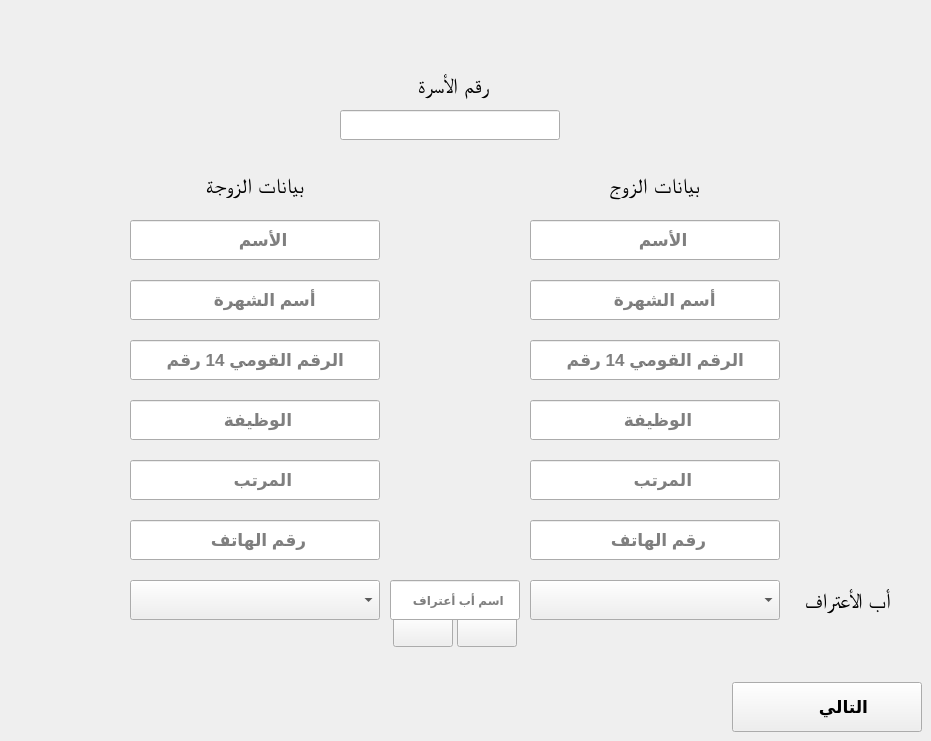
      <widget class="QWidget" name="tab_4">
       <attribute name="title">
        <string>add client</string>
       </attribute>
       <widget class="QLabel" name="label_2">
        <property name="geometry">
         <rect>
          <x>530</x>
          <y>170</y>
          <width>250</width>
          <height>30</height>
         </rect>
        </property>
        <property name="font">
         <font>
          <family>Arial Unicode MS</family>
          <pointsize>16</pointsize>
          <weight>9</weight>
          <italic>false</italic>
          <bold>false</bold>
         </font>
        </property>
        <property name="styleSheet">
         <string notr="true">font: 75 16pt &quot;Arial Unicode MS&quot;;</string>
        </property>
        <property name="text">
         <string>بيانات الزوج</string>
        </property>
        <property name="alignment">
         <set>Qt::AlignCenter</set>
        </property>
       </widget>
       <widget class="QLineEdit" name="lineEdit_4">
        <property name="geometry">
         <rect>
          <x>530</x>
          <y>340</y>
          <width>250</width>
          <height>40</height>
         </rect>
        </property>
        <property name="font">
         <font>
          <pointsize>13</pointsize>
          <weight>75</weight>
          <bold>true</bold>
         </font>
        </property>
        <property name="placeholderText">
         <string>       الرقم القومي 14 رقم</string>
        </property>
       </widget>
       <widget class="QLineEdit" name="lineEdit_15">
        <property name="geometry">
         <rect>
          <x>130</x>
          <y>460</y>
          <width>250</width>
          <height>40</height>
         </rect>
        </property>
        <property name="font">
         <font>
          <pointsize>13</pointsize>
          <weight>75</weight>
          <bold>true</bold>
         </font>
        </property>
        <property name="text">
         <string/>
        </property>
        <property name="placeholderText">
         <string>                  المرتب</string>
        </property>
       </widget>
       <widget class="QLineEdit" name="lineEdit_9">
        <property name="geometry">
         <rect>
          <x>130</x>
          <y>340</y>
          <width>250</width>
          <height>40</height>
         </rect>
        </property>
        <property name="font">
         <font>
          <pointsize>13</pointsize>
          <weight>75</weight>
          <bold>true</bold>
         </font>
        </property>
        <property name="text">
         <string/>
        </property>
        <property name="placeholderText">
         <string>       الرقم القومي 14 رقم</string>
        </property>
       </widget>
       <widget class="QLineEdit" name="lineEdit_7">
        <property name="geometry">
         <rect>
          <x>530</x>
          <y>520</y>
          <width>250</width>
          <height>40</height>
         </rect>
        </property>
        <property name="font">
         <font>
          <pointsize>13</pointsize>
          <weight>75</weight>
          <bold>true</bold>
         </font>
        </property>
        <property name="placeholderText">
         <string>               رقم الهاتف </string>
        </property>
       </widget>
       <widget class="QLineEdit" name="lineEdit_14">
        <property name="geometry">
         <rect>
          <x>130</x>
          <y>400</y>
          <width>250</width>
          <height>40</height>
         </rect>
        </property>
        <property name="font">
         <font>
          <pointsize>13</pointsize>
          <weight>75</weight>
          <bold>true</bold>
         </font>
        </property>
        <property name="text">
         <string/>
        </property>
        <property name="placeholderText">
         <string>                  الوظيفة</string>
        </property>
       </widget>
       <widget class="QLineEdit" name="lineEdit_13">
        <property name="geometry">
         <rect>
          <x>130</x>
          <y>280</y>
          <width>250</width>
          <height>40</height>
         </rect>
        </property>
        <property name="font">
         <font>
          <pointsize>13</pointsize>
          <weight>75</weight>
          <bold>true</bold>
         </font>
        </property>
        <property name="text">
         <string/>
        </property>
        <property name="placeholderText">
         <string>             أسم الشهرة </string>
        </property>
       </widget>
       <widget class="QLineEdit" name="lineEdit_2">
        <property name="geometry">
         <rect>
          <x>530</x>
          <y>220</y>
          <width>250</width>
          <height>40</height>
         </rect>
        </property>
        <property name="font">
         <font>
          <pointsize>13</pointsize>
          <weight>75</weight>
          <bold>true</bold>
         </font>
        </property>
        <property name="styleSheet">
         <string notr="true"/>
        </property>
        <property name="alignment">
         <set>Qt::AlignLeading|Qt::AlignLeft|Qt::AlignVCenter</set>
        </property>
        <property name="placeholderText">
         <string>                   الأسم </string>
        </property>
       </widget>
       <widget class="QLineEdit" name="lineEdit_3">
        <property name="geometry">
         <rect>
          <x>530</x>
          <y>280</y>
          <width>250</width>
          <height>40</height>
         </rect>
        </property>
        <property name="font">
         <font>
          <pointsize>13</pointsize>
          <weight>75</weight>
          <bold>true</bold>
         </font>
        </property>
        <property name="placeholderText">
         <string>             أسم الشهرة </string>
        </property>
       </widget>
       <widget class="QLabel" name="label_3">
        <property name="geometry">
         <rect>
          <x>130</x>
          <y>170</y>
          <width>250</width>
          <height>30</height>
         </rect>
        </property>
        <property name="font">
         <font>
          <family>Arial Unicode MS</family>
          <pointsize>16</pointsize>
          <weight>9</weight>
          <italic>false</italic>
          <bold>false</bold>
         </font>
        </property>
        <property name="styleSheet">
         <string notr="true">font: 75 16pt &quot;Arial Unicode MS&quot;;

</string>
        </property>
        <property name="text">
         <string>بيانات الزوجة</string>
        </property>
        <property name="alignment">
         <set>Qt::AlignCenter</set>
        </property>
       </widget>
       <widget class="QLineEdit" name="lineEdit_12">
        <property name="geometry">
         <rect>
          <x>130</x>
          <y>220</y>
          <width>250</width>
          <height>40</height>
         </rect>
        </property>
        <property name="font">
         <font>
          <pointsize>13</pointsize>
          <weight>75</weight>
          <bold>true</bold>
         </font>
        </property>
        <property name="text">
         <string/>
        </property>
        <property name="alignment">
         <set>Qt::AlignLeading|Qt::AlignLeft|Qt::AlignVCenter</set>
        </property>
        <property name="placeholderText">
         <string>                   الأسم </string>
        </property>
       </widget>
       <widget class="QLineEdit" name="lineEdit_5">
        <property name="geometry">
         <rect>
          <x>530</x>
          <y>400</y>
          <width>250</width>
          <height>40</height>
         </rect>
        </property>
        <property name="font">
         <font>
          <pointsize>13</pointsize>
          <weight>75</weight>
          <bold>true</bold>
         </font>
        </property>
        <property name="placeholderText">
         <string>                  الوظيفة</string>
        </property>
       </widget>
       <widget class="QLineEdit" name="lineEdit_6">
        <property name="geometry">
         <rect>
          <x>530</x>
          <y>460</y>
          <width>250</width>
          <height>40</height>
         </rect>
        </property>
        <property name="font">
         <font>
          <pointsize>13</pointsize>
          <weight>75</weight>
          <bold>true</bold>
         </font>
        </property>
        <property name="placeholderText">
         <string>                  المرتب</string>
        </property>
       </widget>
       <widget class="QLineEdit" name="lineEdit_11">
        <property name="geometry">
         <rect>
          <x>130</x>
          <y>520</y>
          <width>250</width>
          <height>40</height>
         </rect>
        </property>
        <property name="font">
         <font>
          <pointsize>13</pointsize>
          <weight>75</weight>
          <bold>true</bold>
         </font>
        </property>
        <property name="text">
         <string/>
        </property>
        <property name="placeholderText">
         <string>               رقم الهاتف </string>
        </property>
       </widget>
       <widget class="QPushButton" name="pushButton_5">
        <property name="geometry">
         <rect>
          <x>732</x>
          <y>682</y>
          <width>190</width>
          <height>50</height>
         </rect>
        </property>
        <property name="font">
         <font>
          <pointsize>13</pointsize>
          <weight>75</weight>
          <bold>true</bold>
         </font>
        </property>
        <property name="layoutDirection">
         <enum>Qt::RightToLeft</enum>
        </property>
        <property name="text">
         <string>       التالي</string>
        </property>
        <property name="icon">
         <iconset resource="pics.qrc">
          <normaloff>:/ico/next.png</normaloff>:/ico/next.png</iconset>
        </property>
        <property name="iconSize">
         <size>
          <width>62</width>
          <height>46</height>
         </size>
        </property>
       </widget>
       <widget class="QLineEdit" name="lineEdit_16">
        <property name="geometry">
         <rect>
          <x>340</x>
          <y>110</y>
          <width>220</width>
          <height>30</height>
         </rect>
        </property>
        <property name="font">
         <font>
          <pointsize>14</pointsize>
          <weight>75</weight>
          <bold>true</bold>
         </font>
        </property>
        <property name="alignment">
         <set>Qt::AlignCenter</set>
        </property>
       </widget>
       <widget class="QLabel" name="label_4">
        <property name="geometry">
         <rect>
          <x>380</x>
          <y>70</y>
          <width>140</width>
          <height>30</height>
         </rect>
        </property>
        <property name="font">
         <font>
          <family>Arial Unicode MS</family>
          <pointsize>16</pointsize>
          <weight>9</weight>
          <italic>false</italic>
          <bold>false</bold>
         </font>
        </property>
        <property name="contextMenuPolicy">
         <enum>Qt::DefaultContextMenu</enum>
        </property>
        <property name="layoutDirection">
         <enum>Qt::LeftToRight</enum>
        </property>
        <property name="styleSheet">
         <string notr="true">font: 75 16pt &quot;Arial Unicode MS&quot;;</string>
        </property>
        <property name="frameShape">
         <enum>QFrame::NoFrame</enum>
        </property>
        <property name="frameShadow">
         <enum>QFrame::Plain</enum>
        </property>
        <property name="text">
         <string>رقم الأسرة </string>
        </property>
        <property name="alignment">
         <set>Qt::AlignCenter</set>
        </property>
       </widget>
       <widget class="QComboBox" name="comboBox_20">
        <property name="geometry">
         <rect>
          <x>530</x>
          <y>580</y>
          <width>250</width>
          <height>40</height>
         </rect>
        </property>
        <property name="font">
         <font>
          <pointsize>14</pointsize>
         </font>
        </property>
        <property name="layoutDirection">
         <enum>Qt::LeftToRight</enum>
        </property>
        <property name="styleSheet">
         <string notr="true"/>
        </property>
        <property name="locale">
         <locale language="Arabic" country="Egypt"/>
        </property>
       </widget>
       <widget class="QLabel" name="label_109">
        <property name="geometry">
         <rect>
          <x>780</x>
          <y>580</y>
          <width>110</width>
          <height>40</height>
         </rect>
        </property>
        <property name="font">
         <font>
          <family>Arial Unicode MS</family>
          <pointsize>16</pointsize>
          <weight>9</weight>
          <italic>false</italic>
          <bold>false</bold>
         </font>
        </property>
        <property name="styleSheet">
         <string notr="true">font: 75 16pt &quot;Arial Unicode MS&quot;;</string>
        </property>
        <property name="text">
         <string>أب الأعتراف</string>
        </property>
       </widget>
       <widget class="QPushButton" name="pushButton_66">
        <property name="geometry">
         <rect>
          <x>457</x>
          <y>616</y>
          <width>60</width>
          <height>31</height>
         </rect>
        </property>
        <property name="font">
         <font/>
        </property>
        <property name="styleSheet">
         <string notr="true">image: url(:/ico/addf.png);
QPushButton
{
    color: #fff;
    background-color: QLinearGradient( x1: 0, y1: 0, x2: 0, y2: 1, stop: 0 #565656, stop: 0.1 #525252, stop: 0.5 #4e4e4e, stop: 0.9 #4a4a4a, stop: 1 #464646);
    border-width: 1px;
    border-color: #1e1e1e;
    border-style: solid;
    border-radius: 6;
    padding: 3px;
    font-size: 12px;
    padding-left: 5px;
    padding-right: 5px;
    min-width: 40px;
}

QPushButton:pressed
{
    background-color: rgb(139, 139, 139)
}


QPushButton:hover
{
    border: 1px solid QLinearGradient( x1: 0, y1: 0, x2: 0, y2: 1, stop: 0 #00aaff, stop: 1 #00aaff);
}
</string>
        </property>
        <property name="text">
         <string/>
        </property>
       </widget>
       <widget class="QComboBox" name="comboBox_19">
        <property name="geometry">
         <rect>
          <x>130</x>
          <y>580</y>
          <width>250</width>
          <height>40</height>
         </rect>
        </property>
        <property name="font">
         <font>
          <pointsize>14</pointsize>
         </font>
        </property>
        <property name="layoutDirection">
         <enum>Qt::LeftToRight</enum>
        </property>
       </widget>
       <widget class="QPushButton" name="pushButton_65">
        <property name="geometry">
         <rect>
          <x>393</x>
          <y>616</y>
          <width>60</width>
          <height>31</height>
         </rect>
        </property>
        <property name="font">
         <font/>
        </property>
        <property name="styleSheet">
         <string notr="true">image: url(:/ico/removef.png);


QPushButton
{
    color: #fff;
    background-color: QLinearGradient( x1: 0, y1: 0, x2: 0, y2: 1, stop: 0 #565656, stop: 0.1 #525252, stop: 0.5 #4e4e4e, stop: 0.9 #4a4a4a, stop: 1 #464646);
    border-width: 1px;
    border-color: #1e1e1e;
    border-style: solid;
    border-radius: 6;
    padding: 3px;
    font-size: 12px;
    padding-left: 5px;
    padding-right: 5px;
    min-width: 40px;
}

QPushButton:pressed
{
    background-color: rgb(139, 139, 139)
}


QPushButton:hover
{
    border: 1px solid QLinearGradient( x1: 0, y1: 0, x2: 0, y2: 1, stop: 0 #00aaff, stop: 1 #00aaff);
}
</string>
        </property>
        <property name="text">
         <string/>
        </property>
       </widget>
       <widget class="QLineEdit" name="lineEdit_80">
        <property name="geometry">
         <rect>
          <x>390</x>
          <y>580</y>
          <width>130</width>
          <height>40</height>
         </rect>
        </property>
        <property name="font">
         <font>
          <pointsize>9</pointsize>
          <weight>75</weight>
          <bold>true</bold>
         </font>
        </property>
        <property name="text">
         <string/>
        </property>
        <property name="placeholderText">
         <string>    اسم أب أعتراف</string>
        </property>
       </widget>
       <zorder>label_4</zorder>
       <zorder>label_2</zorder>
       <zorder>lineEdit_4</zorder>
       <zorder>lineEdit_15</zorder>
       <zorder>lineEdit_9</zorder>
       <zorder>lineEdit_7</zorder>
       <zorder>lineEdit_14</zorder>
       <zorder>lineEdit_13</zorder>
       <zorder>lineEdit_2</zorder>
       <zorder>lineEdit_3</zorder>
       <zorder>label_3</zorder>
       <zorder>lineEdit_12</zorder>
       <zorder>lineEdit_5</zorder>
       <zorder>lineEdit_6</zorder>
       <zorder>lineEdit_11</zorder>
       <zorder>pushButton_5</zorder>
       <zorder>lineEdit_16</zorder>
       <zorder>comboBox_20</zorder>
       <zorder>label_109</zorder>
       <zorder>pushButton_66</zorder>
       <zorder>comboBox_19</zorder>
       <zorder>pushButton_65</zorder>
       <zorder>lineEdit_80</zorder>
      </widget>
